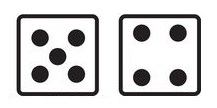
#> input picture PROJETO FINAL/CÓDIGOS/AUXILIAR/dados5.jpg, 217 x 108 px
$ jupyter execute '10 Identificando e contando objetos.ipynb'   (shell and % lines are left out)   (older library calls are emulated)
#> lines starting #> are read from the running program, lines starting #| are printed output that depends on the picture; after the words box and inside, x2 and y2 are one past the last pixel; in counts of white or black regions, pixels touching at a corner belong together
[cell 1]
import cv2
print('Versão da OpenCV: ', cv2.__version__, end='\n\n')
from matplotlib.pyplot import imshow
from matplotlib import pyplot as plt
import numpy as np

## Imagem original

[cell 2]
imagem = cv2.imread('dados5.jpg')
#> imagem is the input picture: shape (108, 217, 3); mean B, G, R 210.8, 210.6, 211.3
img = cv2.cvtColor(imagem, cv2.COLOR_BGR2RGB) # equivalente a img = imagem[:,:,::-1] # inverte de BGR para RGB
#img=img[:,:,0] # pega apenas o primeiro canal da imagem
imshow(img)
#imshow(np.asarray(imagem[:, :, ::-1])) # altera a ultima dimensão para trocar azul por vermelho -> BRG to RGB

## Filtros

[cell 3]
#img = img[::2,::2] # reduz imagem pela metade
gray = cv2.cvtColor(img, cv2.COLOR_BGR2GRAY) # equivalente a img = imagem[:,:,::-1] # inverte de BGR para RGB
blur = cv2.blur(gray, (3, 3)) # aplica blur
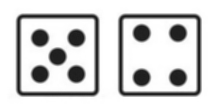
#> blur: shape (108, 217); min 25, max 255, mean 210.8
bin = cv2.adaptiveThreshold(blur, 255, cv2.ADAPTIVE_THRESH_MEAN_C, cv2.THRESH_BINARY_INV, 21, 5)
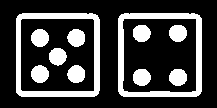
#> bin: shape (108, 217); 24.5% white; 11 white regions

plt.figure(figsize=(14, 9)) # LARGura e ALTura da imagem total em polegadas
plt.subplot2grid((2,2),(0,0)) #(linhas, colunas) do grid (l,c) do elemento
plt.title('Blur')
plt.imshow(blur, cmap='gray')

plt.subplot2grid((2,2),(0,1)) #(linhas, colunas) do grid (l,c) do elemento
plt.title('Threshold')
plt.imshow(bin, cmap='gray')
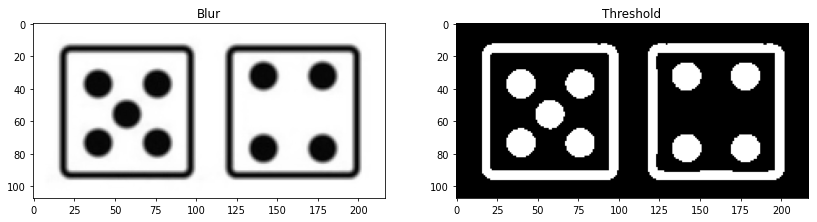
#> figure drawn by matplotlib, 2 panels

## Identificando objetos pelos contornos

[cell 4]
#Passo 5: Identificação e contagem dos contornos da imagem
#cv2.RETR_EXTERNAL = conta apenas os contornos externos
(lx, objetos, tree) = cv2.findContours(bin.copy(), cv2.RETR_TREE, cv2.CHAIN_APPROX_SIMPLE)
#> objetos = 13 contours; largest, box (x1, y1, x2, y2) and area: (118, 13, 202, 97) 6841, (16, 13, 100, 97) 6841, (20, 18, 95, 92) 5396, (122, 18, 197, 93) 5387, (31, 29, 49, 47) 231; tree = 13 rows, first 6: [6, -1, 1, -1], [-1, -1, 2, 0], [3, -1, -1, 1], [4, 2, -1, 1], [5, 3, -1, 1], [-1, 4, -1, 1]
#A variável lx (lixo) recebe dados que não são utilizados
print("Quantidade de objetos: "+str(len(objetos)))
#| Quantidade de objetos: 13
imgC2 = img.copy()
cv2.drawContours(imgC2, objetos, -1, (255, 0, 255), 2)
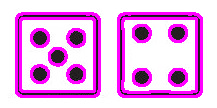
#> imgC2: shape (108, 217, 3); mean R, G, B 232.6, 173.8, 232.4
plt.figure(figsize=(14, 5)) # LARGura e ALTura da imagem total em polegadas
plt.subplot2grid((1,1),(0,0)) #(linhas, colunas) do grid (l,c) do elemento
plt.title('Original')
plt.imshow(imgC2)
